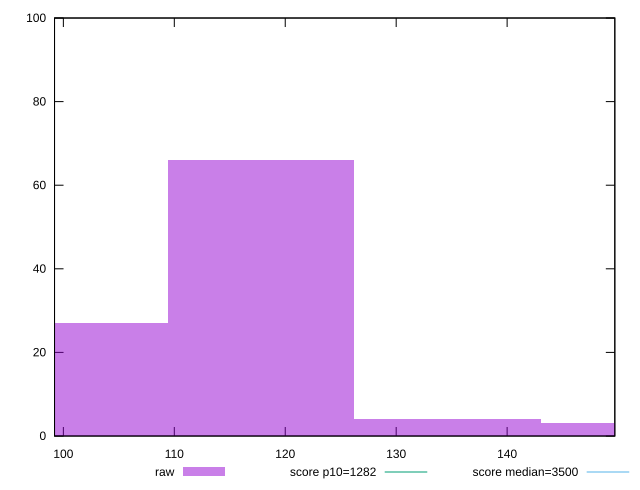

gnuplot code for this plot:
reset

$raw <<EOF
117.82553993162281 66
100.99331994139098 27
134.65775992185465 4
151.48997991208648 3
EOF

set key outside below
set boxwidth 16.83221999023183
set xrange [99.20399999999998:149.7079999999999]
set yrange [0:100]
set trange [0:100]
set style fill transparent solid 0.5 noborder

set parametric
set terminal svg size 640, 490 enhanced background rgb 'white'
set output "report_00011_2021-02-09T10:53:21.242Z/bootup-time/samples/pages+cached+noadtech+nomedia/raw/histogram.svg"

plot $raw title "raw" with boxes, \
     1282,t title "score p10=1282", \
     3500,t title "score median=3500"

reset
